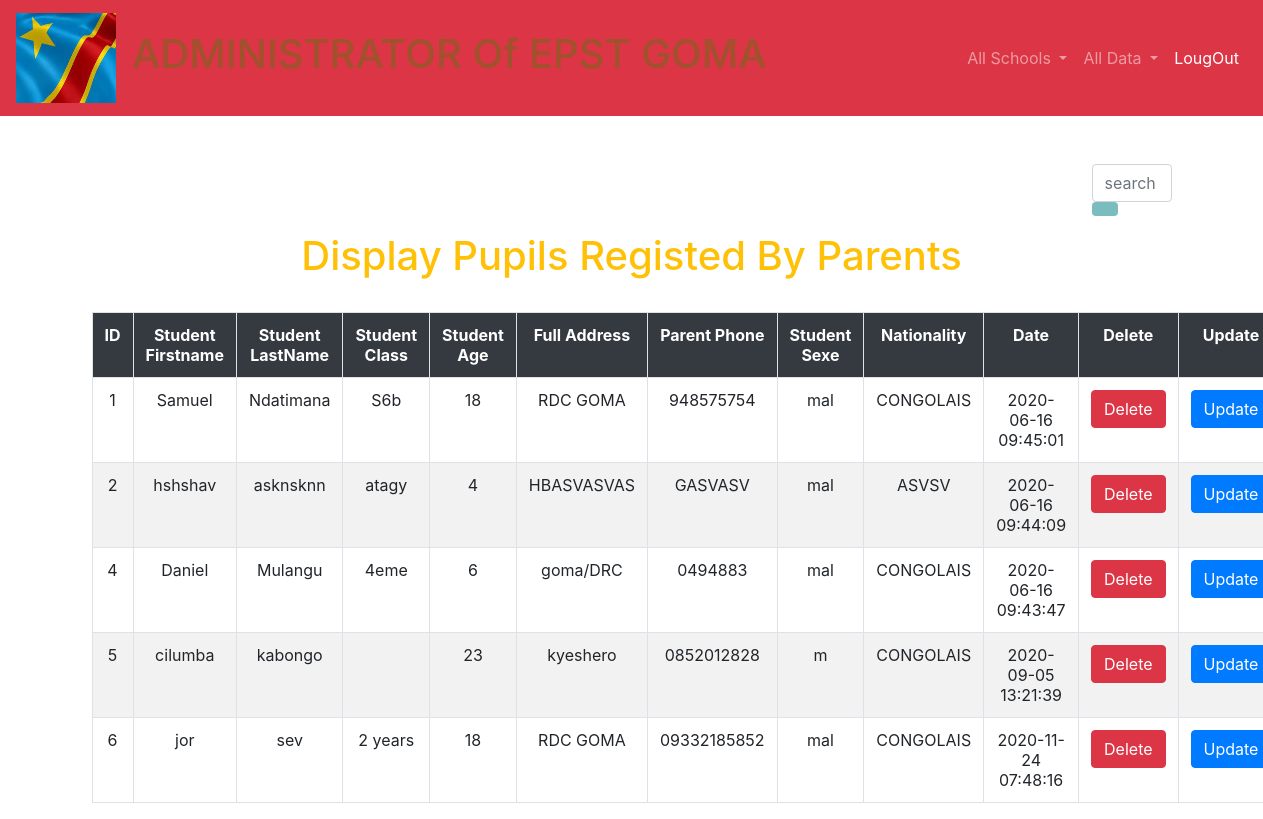
/displayreg.php, run on the app's committed database.
### tables this page shows
CREATE TABLE `studenttable` (
  `stdid` int(11) NOT NULL,
  `studentfname` varchar(100) NOT NULL,
  `studentlname` varchar(100) NOT NULL,
  `class` varchar(100) NOT NULL,
  `age` varchar(11) NOT NULL,
  `address` varchar(100) NOT NULL,
  `parentphone` varchar(100) NOT NULL,
  `nationality` varchar(100) NOT NULL,
  `dat` timestamp NOT NULL DEFAULT CURRENT_TIMESTAMP ON UPDATE CURRENT_TIMESTAMP,
  `sexe` varchar(255) NOT NULL
);

### displayreg.php (the view, shortened to what this page needs)
<?php
include"body/navall.php";
?>
<!DOCTYPE html>
<html>
<head>
  <link rel="stylesheet" href="bootstrap2/css/bootstrap.min.css">
 <link rel="stylesheet" type="text/css" href="http://ajax.aspnetcdn.com/ajax/jquery.dataTables/1.9.4/css/jquery.dataTables.css">
</head>
<body>
 <div class="container">
 <div class="col-lg-12">
 <br><br><div class="srch">
<form class="navbar-form" method="post" name="form">
<input class="form-control" type="text" name="search" placeholder="search books..." required="">
<button style="background-color: #6db6b9e6;" type="submit" name="submit" class="btn btn-default">
</button>
</form>
</div>
 <h1 class="text-warning text-center" > Display Pupils Registed By Parents </h1>
 <br>
 <table  id="tabledata" class=" table table-striped table-hover table-bordered">
 <tr class="bg-dark text-white text-center">
  <th>ID</th>
 <th>Student Firstname</th>
 <th>Student LastName</th>
 <th>Student Class</th>
 <th>Student Age</th>
 <th>Full Address</th>
 <th>Parent Phone</th>
 <th>Student Sexe</th>
 <th>Nationality</th>
 <th> Date </th>
 <th> Delete </th>
 <th> Update </th>
 </tr >
 <?php
$conn=mysqli_connect("localhost", "root", "", "rdc");
 $q = "select * from studenttable ";
 $query = mysqli_query($conn,$q);
 while($res = mysqli_fetch_array($query)){
 ?>
 <tr class="text-center">
 <td> <?php echo $res['stdid'];  ?> </td>
 <td> <?php echo $res['studentfname'];  ?> </td>
 <td> <?php echo $res['studentlname'];  ?> </td>
 <td> <?php echo $res['class'];  ?> </td>
 <td> <?php echo $res['age'];  ?> </td>
 <td> <?php echo $res['address'];  ?> </td>
 <td> <?php echo $res['parentphone'];  ?> </td>
 <td> <?php echo $res['sexe'];  ?> </td>
 <td> <?php echo $res['nationality'];  ?> </td>
 <td> <?php echo $res['dat'];  ?> </td>
 <td> <button class="btn-danger btn"> <a href="delete.php?stdid=<?php echo $res['stdid']; ?>" class="text-white"> Delete </a>  </button> </td>
 <td> <button class="btn-primary btn"> <a href="update.php?stdid=<?php echo $res['stdid']; ?>" class="text-white"> Update </a> </button> </td>
 </tr>
 <?php
 }
  ?>
 </table>
 </div>
 </div>
</body>
</html>

### body/navall.php (shortened to what this page needs)
<nav class="navbar navbar-expand-lg navbar-dark bg-danger" >
  <a class="navbar-brand" href="#"><img src="img/dp.jpg" width="100" height="90"><div style="font-size"">
 <h1>ADMINISTRATOR Of EPST GOMA</h1> </a></div>
  <div class="collapse navbar-collapse" id="navbarSupportedContent">
  <ul class="navbar-nav ml-auto">
	<li class="nav-item dropdown">
  <a class="nav-link dropdown-toggle" href="#" id="navbarDropdown" role="button" data-toggle="dropdown" aria-haspopup="true" aria-expanded="false">
  All Schools </a>
   </li>
	 <li class="nav-item dropdown">
  <a class="nav-link dropdown-toggle" href="#" id="navbarDropdown" role="button" data-toggle="dropdown" aria-haspopup="true" aria-expanded="false">
  All Data </a>
   </li>
   <li class="nav-item active">
  <a class="nav-link" href="home.php">LougOut <span class="sr-only">(current)</span></a>
  </li>
  </ul>
  </div>
</nav>

### body/navall.php (style rules this page uses)
h1 { color: sienna }

### displayreg.php (style rules this page uses)
.srch { padding-left: 1000px; }

### data on the page
studenttable: stdid "1", studentfname "Samuel", studentlname "Ndatimana", class "S6b", age "18", address "RDC GOMA", parentphone "948575754", sexe "mal", nationality "CONGOLAIS", dat "2020-06-16 09:45:01"
studenttable: stdid "2", studentfname "hshshav", studentlname "asknsknn", class "atagy", age "4", address "HBASVASVAS", parentphone "GASVASV", sexe "mal", nationality "ASVSV", dat "2020-06-16 09:44:09"
studenttable: stdid "4", studentfname "Daniel", studentlname "Mulangu", class "4eme", age "6", address "goma/DRC", parentphone "0494883", sexe "mal", nationality "CONGOLAIS", dat "2020-06-16 09:43:47"
studenttable: stdid "5", studentfname "cilumba", studentlname "kabongo", age "23", address "kyeshero", parentphone "0852012828", sexe "m", nationality "CONGOLAIS", dat "2020-09-05 13:21:39"
studenttable: stdid "6", studentfname "jor", studentlname "sev", class "2 years", age "18", address "RDC GOMA", parentphone "09332185852", sexe "mal", nationality "CONGOLAIS", dat "2020-11-24 07:48:16"
